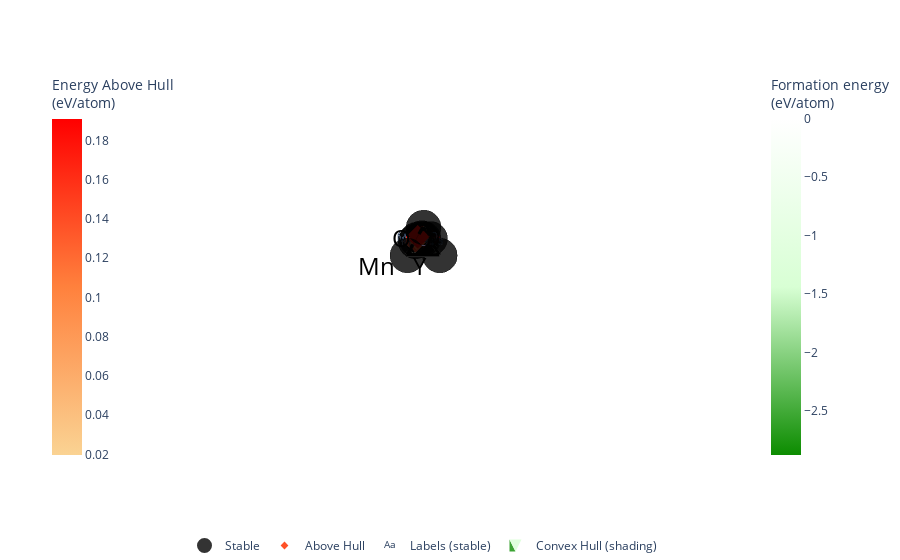

The code cell stored with this chart in its notebook:
### Markdown cell above
We can create the phase diagram at T = 2000 K and compare this to our previous MP (T=298 K) phase diagraam:

### Code cell
from pymatgen.entries.computed_entries import GibbsComputedStructureEntry

gibbs_entries = GibbsComputedStructureEntry.from_entries(entries, temp=2000)

pd_gibbs = PhaseDiagram(gibbs_entries)
pd_gibbs.get_plot()

### Figure 1 — Plotly figure (JSON) as saved in the notebook; plotly's stock layout.template omitted (floating-point values rounded to 4 significant figures)
{"data": [{"hoverinfo": "none", "line": {"color": "rgba(0, 0, 0, 1)", "width": 7}, "mode": "lines", "showlegend": false, "type": "scatter3d", "x": [0.5196, 0, null, 0.433, 0, null, 0.5196, 0, null, 0.4949, 0.5413, null, 0.433, 0.5196, null, 0.433, 0.4949, null, 0.5196, 0.5413, null, 0.4949, 0.5196, null, 0.5413, 0.866, null, 0.433, 0.5196, null, 0.5196, 0.5196, null, 0.5196, 0.866, null, 0.4949, 0.866, null, 0.5196, 0.866, null, 0, 0, null], "y": [0.3, 0, null, 0.75, 1, null, 0.3, 1, null, 0.7143, 0.5625, null, 0.75, 0.3, null, 0.75, 0.7143, null, 0.5, 0.5625, null, 0.7143, 0.5, null, 0.5625, 0.5, null, 0.75, 0.5, null, 0.5, 0.3, null, 0.3, 0.5, null, 0.7143, 0.5, null, 0.5, 0.5, null, 1, 0, null], "z": [-2.871, 0, null, -0.9778, 0, null, -2.871, 0, null, -0.9278, -1.507, null, -0.9778, -2.871, null, -0.9778, -0.9278, null, -1.956, -1.507, null, -0.9278, -1.956, null, -1.507, 0, null, -0.9778, -1.956, null, -1.956, -2.871, null, -2.871, 0, null, -0.9278, 0, null, -1.956, 0, null, 0, 0, null]}, {"hoverinfo": "none", "line": {"color": "rgba(0, 0, 0, 0.4)", "dash": "solid", "width": 1}, "mode": "lines", "showlegend": false, "type": "scatter3d", "x": [0.866, 0, null, 0.866, 0, null, 0.866, 0, null, 0.866, 0, null, 0, 0, null, 0, 0, null, 0.866, 0.866, null, 0, 0, null, 0, 0, null], "y": [0.5, 1, null, 0.5, 1, null, 0.5, 0, null, 0.5, 0, null, 1, 0, null, 1, 0, null, 0.5, 0.5, null, 1, 1, null, 0, 0, null], "z": [0, 0, null, -2.871, -2.871, null, 0, 0, null, -2.871, -2.871, null, 0, 0, null, -2.871, -2.871, null, 0, -2.871, null, 0, -2.871, null, 0, -2.871, null]}, {"colorbar": {"len": 0.75, "title": {"text": "Formation energy<br>(eV/atom)"}, "x": 0.9, "y": 0.5}, "colorscale": [[0, "#0c8c00"], [0.5, "#d8ffd4"], [1, "#ffffff"]], "flatshading": true, "hoverinfo": "none", "i": [24, 19, 19, 0, 15, 3, 15, 3], "intensity": [-0.9778, -0.7001, -0.8436, -0.9278, -0.6782, -0.7652, -0.6497, -0.3995, -0.6637, -0.3961, -0.3442, -0.5875, -2.118, -1.967, -0.7932, -1.956, -1.61, -1.507, -1.311, -2.871, -1.728, -1.369, 0, 0, 0], "j": [19, 0, 15, 15, 3, 17, 17, 17], "k": [23, 23, 22, 19, 0, 22, 22, 15], "lighting": {"ambient": 1, "diffuse": 0}, "name": "Convex Hull (shading)", "opacity": 0.8, "showlegend": true, "type": "mesh3d", "x": [0.433, 0.5774, 0.5196, 0.4949, 0.5052, 0.5329, 0.547, 0.5889, 0.5117, 0.5896, 0.5911, 0.5679, 0.433, 0.5774, 0.6495, 0.5196, 0.4949, 0.5413, 0.5196, 0.5196, 0.5511, 0.5567, 0.866, 0, 0], "y": [0.75, 0.6667, 0.7, 0.7143, 0.7083, 0.6923, 0.6842, 0.66, 0.7045, 0.6596, 0.6587, 0.6721, 0.25, 0.3333, 0.375, 0.5, 0.5714, 0.5625, 0.6, 0.3, 0.5, 0.5357, 0.5, 1, 0], "z": [-0.9778, -0.7001, -0.8436, -0.9278, -0.6782, -0.7652, -0.6497, -0.3995, -0.6637, -0.3961, -0.3442, -0.5875, -2.118, -1.967, -0.7932, -1.956, -1.61, -1.507, -1.311, -2.871, -1.728, -1.369, 0, 0, 0]}, {"hoverinfo": "skip", "mode": "text", "name": "Labels (stable)", "opacity": 1, "showlegend": true, "text": ["Y<sub>2</sub>O<sub>3</sub>", "MnO", "Mn<sub>3</sub>O<sub>4</sub>", "YMn<sub>2</sub>O<sub>5</sub>", "YMnO<sub>3</sub>"], "textposition": ["middle center", "middle center", "middle center", "middle center", "middle center"], "type": "scatter3d", "visible": true, "x": [0.5096, 0.423, 0.4849, 0.5313, 0.5096], "y": [0.29, 0.76, 0.7243, 0.5725, 0.49], "z": [-2.584, -0.6907, -0.6407, -1.22, -1.669]}, {"hoverinfo": "text", "hoverlabel": {"font": {"size": 14}}, "hovertext": ["MnO (mp-1238773) <br> -0.841 eV/atom (+0.137 eV/atom)", "MnO (mp-1238899) <br> -0.912 eV/atom (+0.065 eV/atom)", "MnO (mp-1232659) <br> -0.915 eV/atom (+0.063 eV/atom)", "MnO<sub>2</sub> (mp-796336) <br> -0.651 eV/atom (+0.07 eV/atom)", "MnO<sub>2</sub> (mp-1354190) <br> -0.536 eV/atom (+0.185 eV/atom)", "MnO<sub>2</sub> (mp-1272141) <br> -0.7 eV/atom (+0.022 eV/atom)", "MnO<sub>2</sub> (mp-1271850) <br> -0.603 eV/atom (+0.119 eV/atom)", "Mn<sub>2</sub>O<sub>3</sub> (mp-1172875) <br> -0.844 eV/atom (+0.022 eV/atom)", "Mn<sub>2</sub>O<sub>3</sub> (mp-1204718) <br> -0.751 eV/atom (+0.115 eV/atom)", "Mn<sub>2</sub>O<sub>3</sub> (mp-565203) <br> -0.843 eV/atom (+0.023 eV/atom)", "Mn<sub>2</sub>O<sub>3</sub> (mp-1303934) <br> -0.778 eV/atom (+0.088 eV/atom)", "Mn<sub>2</sub>O<sub>3</sub> (mp-1203190) <br> -0.75 eV/atom (+0.116 eV/atom)", "Mn<sub>2</sub>O<sub>3</sub> (mp-1306224) <br> -0.787 eV/atom (+0.079 eV/atom)", "Mn<sub>2</sub>O<sub>3</sub> (mp-771717) <br> -0.759 eV/atom (+0.107 eV/atom)", "Mn<sub>3</sub>O<sub>4</sub> (mp-638270) <br> -0.776 eV/atom (+0.152 eV/atom)", "Mn<sub>3</sub>O<sub>4</sub> (mp-1194100) <br> -0.777 eV/atom (+0.15 eV/atom)", "Mn<sub>3</sub>O<sub>4</sub> (mp-1279995) <br> -0.842 eV/atom (+0.086 eV/atom)", "Mn<sub>3</sub>O<sub>4</sub> (mp-1180876) <br> -0.88 eV/atom (+0.048 eV/atom)", "Mn<sub>3</sub>O<sub>4</sub> (mp-1193728) <br> -0.774 eV/atom (+0.154 eV/atom)", "Mn<sub>5</sub>O<sub>8</sub> (mp-18922) <br> -0.765 eV/atom (+0.067 eV/atom)", "Mn<sub>2</sub><sub>1</sub>O<sub>4</sub><sub>0</sub> (mp-849596) <br> -0.587 eV/atom (+0.158 eV/atom)", "YMnO<sub>3</sub> (mp-19227) <br> -1.936 eV/atom (+0.02 eV/atom)", "YMn<sub>2</sub>O<sub>4</sub> (mp-1045475) <br> -1.61 eV/atom (+0.066 eV/atom)", "YMn<sub>2</sub>O<sub>4</sub> (mp-1385591) <br> -1.558 eV/atom (+0.118 eV/atom)", "YMn<sub>2</sub>O<sub>4</sub> (mp-1385844) <br> -1.494 eV/atom (+0.182 eV/atom)", "YMn<sub>3</sub>O<sub>6</sub> (mp-1045064) <br> -1.311 eV/atom (+0.105 eV/atom)", "Y<sub>2</sub>O<sub>3</sub> (mp-754759) <br> -2.811 eV/atom (+0.059 eV/atom)", "Y<sub>2</sub>O<sub>3</sub> (mp-775907) <br> -2.798 eV/atom (+0.073 eV/atom)", "Y<sub>2</sub>O<sub>3</sub> (mp-777514) <br> -2.753 eV/atom (+0.118 eV/atom)", "Y<sub>2</sub>O<sub>3</sub> (mp-1178770) <br> -2.698 eV/atom (+0.173 eV/atom)", "Y<sub>2</sub>O<sub>3</sub> (mp-558573) <br> -2.796 eV/atom (+0.075 eV/atom)", "Y<sub>2</sub>O<sub>3</sub> (mp-13061) <br> -2.767 eV/atom (+0.104 eV/atom)", "Y<sub>2</sub>O<sub>3</sub> (mp-775906) <br> -2.794 eV/atom (+0.077 eV/atom)", "Y<sub>2</sub>Mn<sub>2</sub>O<sub>7</sub> (mp-18831) <br> -1.728 eV/atom (+0.051 eV/atom)", "Y<sub>2</sub>Mn<sub>3</sub>O<sub>9</sub> (mp-1350656) <br> -1.369 eV/atom (+0.191 eV/atom)"], "marker": {"color": [0.137, 0.065, 0.063, 0.07, 0.185, 0.022, 0.119, 0.022, 0.115, 0.023, 0.088, 0.116, 0.079, 0.107, 0.152, 0.15, 0.086, 0.048, 0.154, 0.067, 0.158, 0.02, 0.066, 0.118, 0.182, 0.105, 0.059, 0.073, 0.118, 0.173, 0.075, 0.104, 0.077, 0.051, 0.191], "colorbar": {"len": 0.75, "title": {"text": "Energy Above Hull<br>(eV/atom)"}, "x": 0.05, "y": 0.5}, "colorscale": [[0, "#fad393"], [0.5, "#ff813d"], [1, "#ff0000"]], "size": 6, "symbol": "diamond"}, "mode": "markers", "name": "Above Hull", "showlegend": true, "type": "scatter3d", "x": [0.433, 0.433, 0.433, 0.5774, 0.5774, 0.5774, 0.5774, 0.5196, 0.5196, 0.5196, 0.5196, 0.5196, 0.5196, 0.5196, 0.4949, 0.4949, 0.4949, 0.4949, 0.4949, 0.5329, 0.5679, 0.5196, 0.4949, 0.4949, 0.4949, 0.5196, 0.5196, 0.5196, 0.5196, 0.5196, 0.5196, 0.5196, 0.5196, 0.5511, 0.5567], "y": [0.75, 0.75, 0.75, 0.6667, 0.6667, 0.6667, 0.6667, 0.7, 0.7, 0.7, 0.7, 0.7, 0.7, 0.7, 0.7143, 0.7143, 0.7143, 0.7143, 0.7143, 0.6923, 0.6721, 0.5, 0.5714, 0.5714, 0.5714, 0.6, 0.3, 0.3, 0.3, 0.3, 0.3, 0.3, 0.3, 0.5, 0.5357], "z": [-0.841, -0.912, -0.915, -0.651, -0.536, -0.7, -0.603, -0.844, -0.751, -0.843, -0.778, -0.75, -0.787, -0.759, -0.776, -0.777, -0.842, -0.88, -0.774, -0.765, -0.587, -1.936, -1.61, -1.558, -1.494, -1.311, -2.811, -2.798, -2.753, -2.698, -2.796, -2.767, -2.794, -1.728, -1.369]}, {"error_z": {"array": [0, 0, 0, 0, 0, 0, 0, 0], "color": "darkgray", "thickness": 5, "type": "data", "width": 10}, "hoverinfo": "text", "hoverlabel": {"font": {"size": 14}}, "hovertext": ["Y<sub>2</sub>O<sub>3</sub> (mp-2652) <br> -2.871 eV/atom", "Y (mp-1187739) <br> 0.0 eV/atom", "MnO (mp-999539) <br> -0.978 eV/atom", "Mn (mp-35) <br> 0.0 eV/atom", "Mn<sub>3</sub>O<sub>4</sub> (mp-18759) <br> -0.928 eV/atom", "YMn<sub>2</sub>O<sub>5</sub> (mp-510598) <br> -1.507 eV/atom", "YMnO<sub>3</sub> (mp-19385) <br> -1.956 eV/atom", "O<sub>2</sub> (mp-12957) <br> 0.0 eV/atom"], "marker": {"color": "black", "line": {"color": "black", "width": 3}, "opacity": 0.8, "size": 12}, "mode": "markers", "name": "Stable", "showlegend": true, "type": "scatter3d", "x": [0.5196, 0, 0.433, 0, 0.4949, 0.5413, 0.5196, 0.866], "y": [0.3, 0, 0.75, 1, 0.7143, 0.5625, 0.5, 0.5], "z": [-2.871, 0, -0.978, 0, -0.928, -1.507, -1.956, 0]}], "layout": {"autosize": true, "hovermode": "closest", "legend": {"orientation": "h", "traceorder": "reversed", "x": 0.5, "xanchor": "center", "y": 0, "yanchor": "top"}, "margin": {"b": 10, "l": 0, "pad": 0, "r": 0, "t": 0}, "paper_bgcolor": "rgba(0, 0, 0, 0)", "plot_bgcolor": "rgba(0, 0, 0, 0)", "scene": {"annotations": [{"align": "center", "font": {"color": "#000000", "size": 24}, "opacity": 1, "showarrow": false, "text": "Y", "x": 0, "xanchor": "right", "xshift": -10, "y": 0, "yanchor": "auto", "yshift": -10, "z": -2.584}, {"align": "center", "font": {"color": "#000000", "size": 24}, "opacity": 1, "showarrow": false, "text": "Mn", "x": 0, "xanchor": "right", "xshift": -10, "y": 1, "yanchor": "auto", "yshift": -10, "z": -2.584}, {"align": "center", "font": {"color": "#000000", "size": 24}, "opacity": 1, "showarrow": false, "text": "O", "x": 0.866, "xanchor": "right", "xshift": -10, "y": 0.5, "yanchor": "auto", "yshift": -10, "z": -2.584}, {"opacity": 0, "text": "", "x": 1, "y": 1, "z": 0}], "aspectmode": "manual", "aspectratio": {"x": 0.1297, "y": 0.1297, "z": 0.09153}, "camera": {"center": {"x": -0.1, "y": 0, "z": -0.15}, "eye": {"x": -0.1, "y": -9.936e-33, "z": 2.5}, "projection": {"type": "orthographic"}, "up": {"x": 0, "y": 0, "z": 1}}, "xaxis": {"autorange": true, "showaxeslabels": false, "showgrid": false, "showline": false, "showspikes": false, "showticklabels": false, "ticks": "", "type": "linear", "visible": false, "zeroline": false}, "yaxis": {"autorange": true, "showaxeslabels": false, "showgrid": false, "showline": false, "showspikes": false, "showticklabels": false, "ticks": "", "type": "linear", "visible": false, "zeroline": false}, "zaxis": {"autorange": true, "showaxeslabels": false, "showgrid": false, "showline": false, "showspikes": false, "showticklabels": false, "ticks": "", "type": "linear", "visible": false, "zeroline": false}}, "showlegend": true}}
